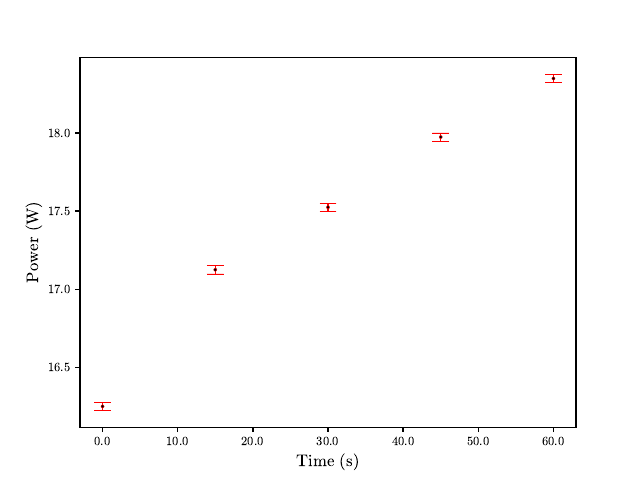

The Python source for this figure:
import numpy as np
# from scipy.interpolate import *
import matplotlib.pyplot as plt
import matplotlib.ticker
import statistics

# declaring empty lists for the calibrated values
x_vals = []
y_vals = []
err_vert = [] 

fptr = open("five_ohm_pump.txt", "r", newline=None)

list_of_results = fptr.readlines()

data  = []

for result in list_of_results:
    datum = result.split( )
    for i in range(0, len(datum)):
        if i == 0:
            x_vals.append(float(datum[i]))
        elif i == 1:
            y_vals.append(float(datum[i]))
        elif i == 2:
            err_vert.append(float(datum[i]))


#trundles = [i ** 3 for i in range(1, 11)]
# fptr2 = open("cyg_ucerrors.txt", "w")

# print(err_vert)
# for item in err_vert:
#     fptr2.write(str(item) + "\n")

# fptr2.close()

fptr.close()

plt.rc('font', family = 'serif', serif = 'cmr10')
plt.rcParams['mathtext.fontset'] = "cm" 
# plt.rcParams["font.family"] = "Times New Roman" 
plt.rcParams["axes.linewidth"] = 1.0

# plt.title("XX Cygni Calibrated Magnitudes", fontsize = 12, fontweight = "bold")
plt.xlabel("Time (s)", fontsize = 12)
plt.ylabel("Power (W)", fontsize = 12)
# plt.legend(loc = "upper right", title = "Legend", fontsize = 10)
# plt.axis([-0.1, 2.5, 12.4, 11.4])
# plt.xlim(-0.5, 3.0)
# plt.gca().xaxis.set_major_locator(matplotlib.ticker.MultipleLocator(0.5))
# plt.ylim(12.5, 11.5)
# plt.gca().yaxis.set_major_locator(matplotlib.ticker.MultipleLocator(0.5))
plt.gca().tick_params(width = 1.0, labelsize = 9)


plt.errorbar(x_vals, y_vals, err_vert, fmt = "r.", capsize = 6, elinewidth = 0.8, markeredgewidth = 0.3, markerfacecolor = "k", markersize = 4.5, LineStyle = "none")
plt.gca().xaxis.set_major_formatter(matplotlib.ticker.FormatStrFormatter('%.2f'))
# plt.plot(x_vals2, y_vals2, 'b+')
plt.savefig("five_ohm_pump.pdf") # change the name of the output graph pdf file here!

print("The work done is: ")
print(np.trapz(y_vals, dx = 11.25)) # input array of y values, and intervals at which they were taken